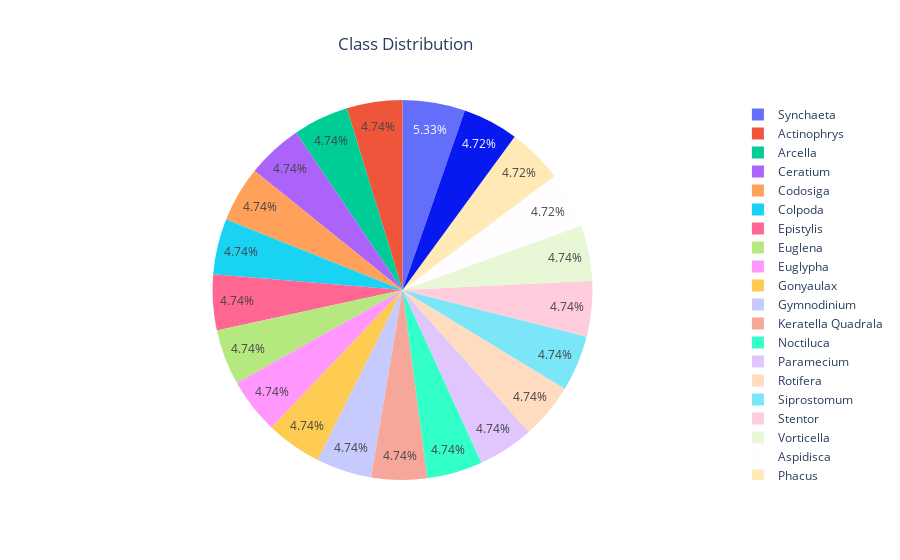

Notebook source saved alongside this figure:
### Code cell
# Pie plot
fig = px.pie(names=class_names, values=class_dis, title="Class Distribution")
fig.update_layout({'title':{'x':0.45}})
fig.show()

### Figure 1 — Plotly figure (JSON) as saved in the notebook; plotly's stock layout.template omitted (floating-point values rounded to 4 significant figures)
{"data": [{"domain": {"x": [0, 1], "y": [0, 1]}, "hovertemplate": "label=%{label}<br>value=%{value}<extra></extra>", "labels": ["Actinophrys", "Arcella", "Aspidisca", "Ceratium", "Codosiga", "Colpoda", "Epistylis", "Euglena", "Euglypha", "Gonyaulax", "Gymnodinium", "Keratella Quadrala", "Noctiluca", "Paramecium", "Phacus", "Rotifera", "Siprostomum", "Stentor", "Stylongchia", "Synchaeta", "Vorticella"], "legendgroup": "", "name": "", "showlegend": true, "type": "pie", "values": [320, 320, 319, 320, 320, 320, 320, 320, 320, 320, 320, 320, 320, 320, 319, 320, 320, 320, 319, 360, 320]}], "layout": {"legend": {"tracegroupgap": 0}, "title": {"text": "Class Distribution", "x": 0.45}}}
